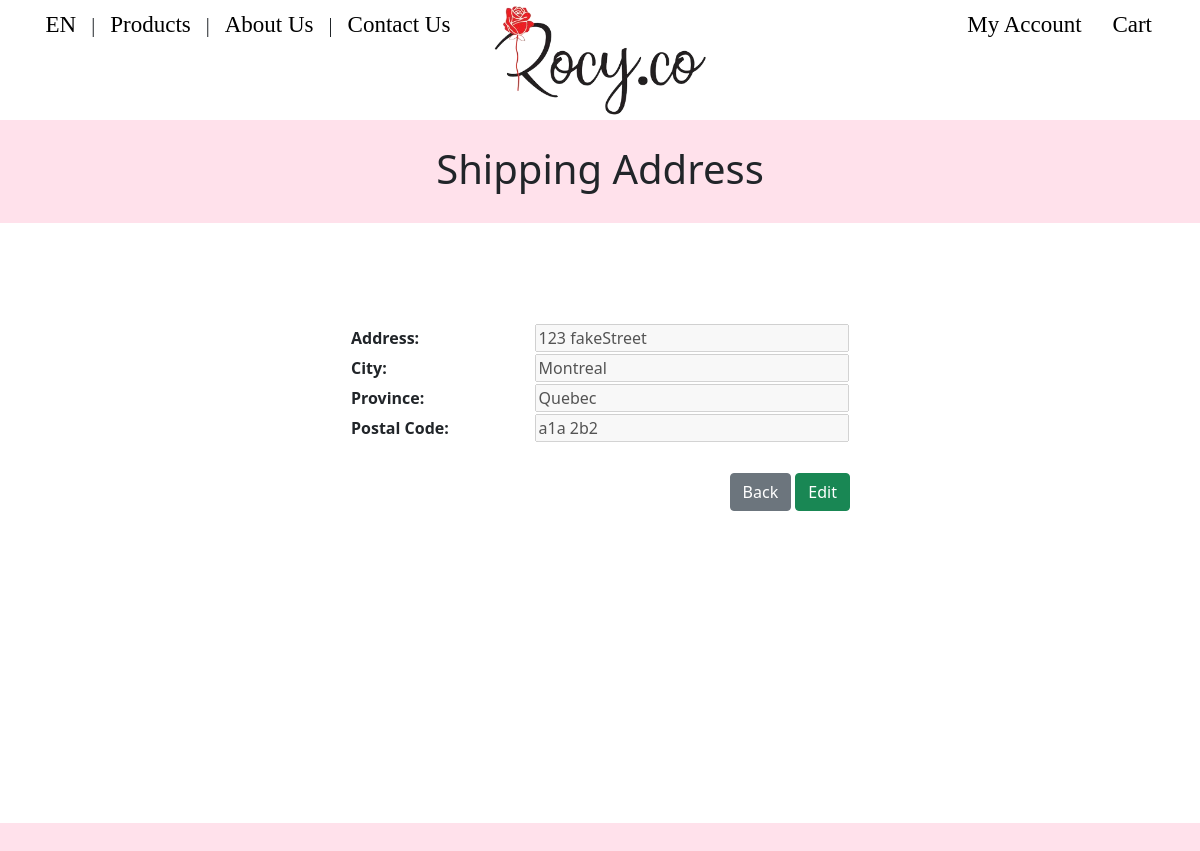
Screenshot of /MyAccount/shipAddress (signed in) with the database file from the repository.
### tables this page shows
CREATE TABLE `profile` (
  `user_id` int(4) NOT NULL,
  `subscription` tinyint(1) NOT NULL,
  `name` varchar(50) NOT NULL,
  `phoneNo` varchar(10) NOT NULL,
  `address` varchar(50) NOT NULL,
  `city` varchar(50) NOT NULL,
  `province` varchar(50) NOT NULL,
  `postal` varchar(7) NOT NULL
);

### app/core/Controller.php (called while the page is built, shortened)
<?php
class Controller{
	function view($name, $data = []){
		include('app/views/' . $name . '.php');
	}
}

### app/controllers/MyAccount.php (called while the page is built, shortened)
<?php
class MyAccount extends \app\core\Controller{
	function shipAddress() {
		$address = new \app\models\Profile();
		$address->user_id = $_SESSION['user_id'];
		$address = $address->getShippingInfo();
		$this->view('MyAccount/shipping_address', $address);
	}
}

### app/core/App.php (called while the page is built, shortened)
<?php
class App{
	function __construct(){
		$request = $this->parseUrl($_GET['url'] ?? '');
		$method = 'index';
		if(file_exists('app/controllers/' . $request[0] . '.php'))
		{
			unset($request[0]);
		}
		$controller = new $controller;
		if(isset($request[1]) && method_exists($controller, $request[1])){
			$method = $request[1];
			unset($request[1]);
		}
		$params = array_values($request);
		call_user_func_array([$controller, $method], $params);
	}
	function parseUrl($url){
		return explode('/', trim($url, '/'));
	}
}

### index.php (called while the page is built, shortened)
<?php
new app\core\App;

### app/models/Profile.php (called while the page is built, shortened)
<?php
class Profile extends \app\core\Model{
	public $user_id;
	public function getShippingInfo() {
		$SQL = 'SELECT phoneNo, `address`, city, province, postal FROM profile WHERE user_id = :user_id';
		$STH = self::$connection->prepare($SQL);
		$STH->execute(['user_id'=>$this->user_id]);
		$STH->setFetchMode(\PDO::FETCH_OBJ);
		return $STH->fetch();
	}
}

### app/core/Model.php (called while the page is built, shortened)
<?php
class Model{
	public static ?PDO $connection = null;
	public function __construct(){
		if(self::$connection == null){
			$env = \Dotenv\Dotenv::createImmutable(getcwd());
			$host = $_ENV['db_host'];
			$dbname = $_ENV['db_name'];
			$user = $_ENV['db_user'];
			$pass = $_ENV['db_pass'];
			$charset = $_ENV['db_charset'];
			try {
				$options = [
					PDO::ATTR_ERRMODE => PDO::ERRMODE_EXCEPTION,
					PDO::ATTR_DEFAULT_FETCH_MODE => PDO::FETCH_CLASS,
					PDO::ATTR_EMULATE_PREPARES => false
				];
				self::$connection = new PDO("mysql:host=$host;dbname=$dbname;charset=$charset", $user, $pass, $options);
				self::$connection->query("SET NAMES $charset");
			}
			catch(PDOException $e) {
				echo $e->getMessage();
			}
		}
	}
}

### app/views/MyAccount/shipping_address.php (the view, shortened to what this page needs)
<link rel="stylesheet" type="text/css" href="/resources/styles/pageContent.css">
<link rel="stylesheet" type="text/css" href="/resources/styles/profileSecurity.css">
<h1 class='pageTitle'><?=_('Shipping Address')?></h1>
<div class='content'>
    <div class='main'>
        <table>
            <tr>
                <td><?=_('Address')?>:</td>
                <td class='input'><input id='address' disabled type="text" value="<?=$data->address?>"></td>
            </tr>
            <tr>
                <td><?=_('City')?>:</td>
                <td class='input'><input id='city' disabled type="text" value="<?=$data->city?>"></td>
            </tr>
            <tr>
                <td><?=_('Province')?>:</td>
                <td class='input'><input id='province' disabled type="text" value="<?=$data->province?>"></td>
            </tr>
            <tr>
                <td><?=_('Postal Code')?>:</td>
                <td class='input'><input id='postal' disabled type="text" value="<?=$data->postal?>"></td>
            </tr>
        </table>
        <div style='height: 30px'></div>
        <a id="backButton" class="btn btn-secondary" href="/MyAccount/index">Back</a>
        <a id="editButton" class="btn btn-success"><?=_('Edit')?></a>
    </div>
</div>

### resources/styles/pageContent.css (style rules this page uses)
.content { margin-left: auto; margin-right: auto; min-width: 1200px; width: 90%; height: auto; min-height: 600px; padding-top: 50px; padding-bottom: 50px; overflow: auto; background-color: white; justify-content: space-between; overflow-y: hidden; overflow-x: hidden; }
.pageTitle { min-width: 1200px; padding-top: 25px; padding-bottom: 70px; height: 50px; text-align: center; font-size: 40px; }

### resources/styles/profileSecurity.css (style rules this page uses)
.main { display: block; width: 500px; margin: 0 auto; margin-top: 50px; text-align: end; }
table { margin: 0 auto; width: 100%; }
table td { font-weight: 600; width: 10%; }
.input { width: 20%; }
.input input { width: 100%; }

### resources/styles/default.css (style rules this page uses)
body { margin: 0px; padding: 0px; background-repeat: no-repeat; background: fixed; background: #FFE1EB; background-size: cover; }

### resources/styles/navBar.css (style rules this page uses)
a { text-decoration: none; color: black; }

### rows the page displays
profile: address "123 fakeStreet", city "Montreal", province "Quebec", postal "a1a 2b2"

### other values shown
_('Shipping Address') "Shipping Address"
_('Address') "Address"
_('City') "City"
_('Province') "Province"
_('Postal Code') "Postal Code"
_('Edit') "Edit"
